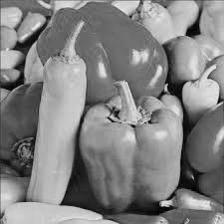
#> input picture Exersize1/images/peppers.jpg, 224 x 224 px
$ python Interpolation.py
#> lines starting #> are read from the running program, lines starting #| are printed output that depends on the picture
import numpy as np
from PIL import Image
import matplotlib.pyplot as plt


def bilinear_interpolation(image_array, scale_factor):
    original_height, original_width = image_array.shape
    new_height, new_width = int(original_height * scale_factor), int(original_width * scale_factor)
    new_image_array = np.zeros((new_height, new_width))

    for i in range(new_height):
        for j in range(new_width):
            # coordinates of the original image
            x = i / scale_factor
            y = j / scale_factor

            # floor of x and y
            x1 = int(x)
            y1 = int(y)

            # ceiling of x and y
            x2 = min(x1 + 1, original_height - 1)
            y2 = min(y1 + 1, original_width - 1)

            # pixel values of the four corners
            r1 = (y2 - y) * image_array[x1, y1] + (y - y1) * image_array[x1, y2]
            r2 = (y2 - y) * image_array[x2, y1] + (y - y1) * image_array[x2, y2]
            new_image_array[i, j] = (x2 - x) * r1 + (x - x1) * r2

    return new_image_array


def main():
    image = Image.open('../images/peppers.jpg').convert('L')
    image_array = np.array(image)

    # scale by factor of 2
    scaled_image_array_2x = bilinear_interpolation(image_array, 2)
#> after the loop in bilinear_interpolation, `for i in range(new_height):`:
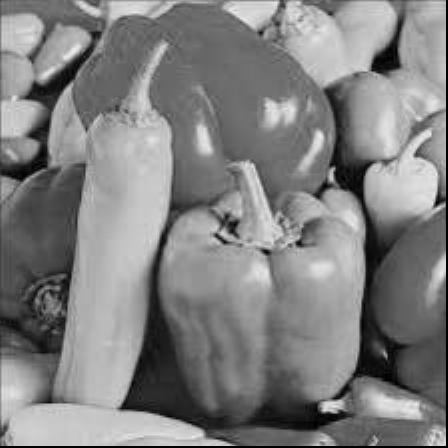
#> new_image_array: shape (448, 448) float64; min 0, max 239, mean 128.7
    scaled_image_array_2x = np.clip(scaled_image_array_2x, 0, 255).astype(np.uint8)
    scaled_image_2x = Image.fromarray(scaled_image_array_2x)
    scaled_image_2x.save('output_image_2x.png')

    # scale by factor of 8 (factor of 2, three times)
    scaled_image_array_8x = bilinear_interpolation(image_array, 2)
    scaled_image_array_8x = bilinear_interpolation(scaled_image_array_8x, 2)
    scaled_image_array_8x = bilinear_interpolation(scaled_image_array_8x, 2)
    scaled_image_array_8x = np.clip(scaled_image_array_8x, 0, 255).astype(np.uint8)
    scaled_image_8x = Image.fromarray(scaled_image_array_8x)
    scaled_image_8x.save('output_image_8x.png')

    # displaying the original and scaled images
    plt.figure(figsize=(12, 6))

    plt.subplot(1, 3, 1)
    plt.title("Original Image")
    plt.imshow(image_array, cmap='gray')
    plt.axis('off')

    plt.subplot(1, 3, 2)
    plt.title("2x Scaled Image")
    plt.imshow(scaled_image_array_2x, cmap='gray')
    plt.axis('off')

    plt.subplot(1, 3, 3)
    plt.title("8x Scaled Image")
    plt.imshow(scaled_image_array_8x, cmap='gray')
    plt.axis('off')

    plt.show()
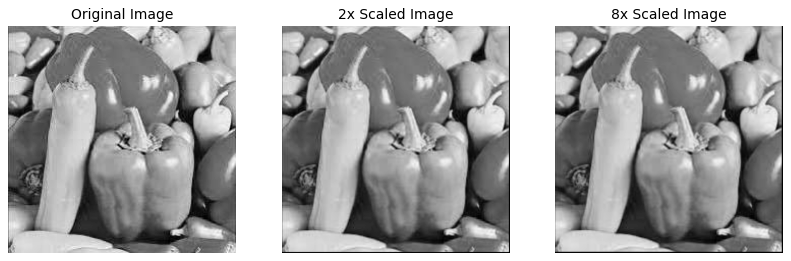
#> figure drawn by matplotlib, 3 panels


if __name__ == '__main__':
    main()
